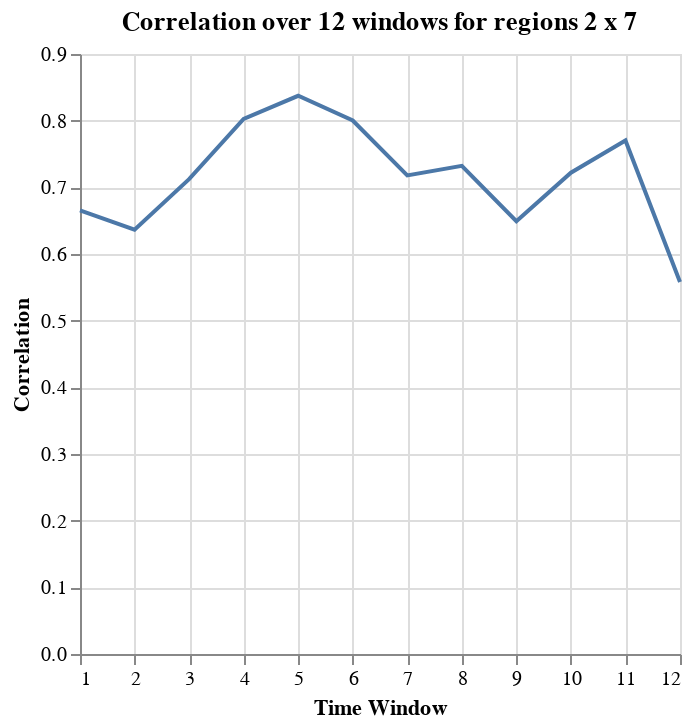

The code cell stored with this chart in its notebook:
### Code cell
import altair as alt

alt.Chart(data).mark_line().encode(
    x=alt.X('x', title='Time Window'),
    y=alt.Y('y', title = 'Correlation'),
    tooltip=['x', 'y'],
).properties(title='Correlation over 12 windows for regions 2 x 7', )

### Figure 1 — Vega-Lite specification as saved in the notebook (floating-point values rounded to 4 significant figures)
{"config": {"view": {"continuousWidth": 300, "continuousHeight": 300}}, "data": {"name": "data-6dbee7e2a3d1e2fafd6388b9ad1357b9"}, "mark": {"type": "line"}, "encoding": {"tooltip": [{"field": "x", "type": "quantitative"}, {"field": "y", "type": "quantitative"}], "x": {"field": "x", "title": "Time Window", "type": "quantitative"}, "y": {"field": "y", "title": "Correlation", "type": "quantitative"}}, "title": "Correlation over 12 windows for regions 2 x 7", "$schema": "https://vega.github.io/schema/vega-lite/v5.20.1.json", "datasets": {"data-6dbee7e2a3d1e2fafd6388b9ad1357b9": [{"x": 1, "y": 0.6653}, {"x": 2, "y": 0.6365}, {"x": 3, "y": 0.7123}, {"x": 4, "y": 0.8027}, {"x": 5, "y": 0.8373}, {"x": 6, "y": 0.8002}, {"x": 7, "y": 0.718}, {"x": 8, "y": 0.7321}, {"x": 9, "y": 0.6493}, {"x": 10, "y": 0.722}, {"x": 11, "y": 0.7703}, {"x": 12, "y": 0.5581}]}}
